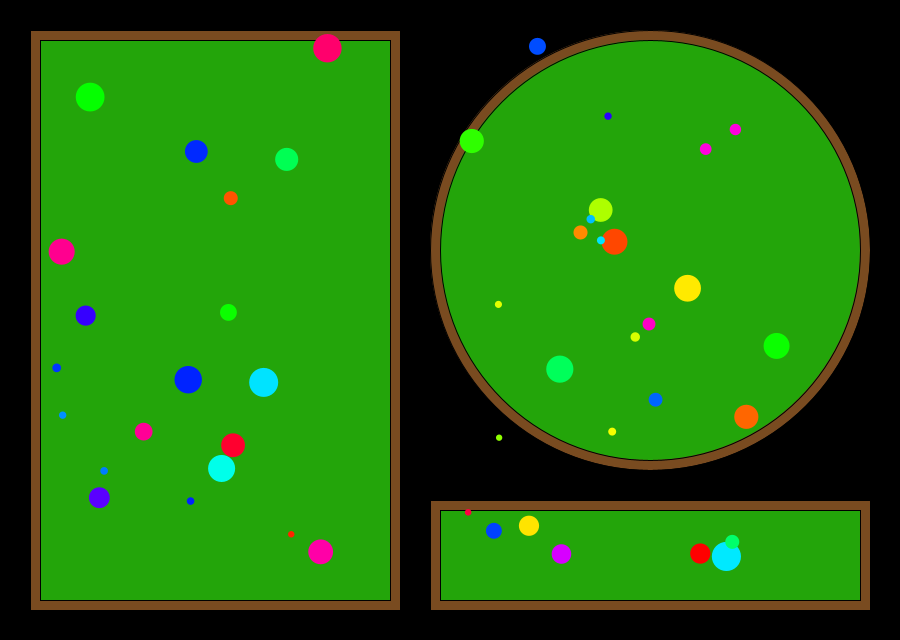
Frame 1 (no input)
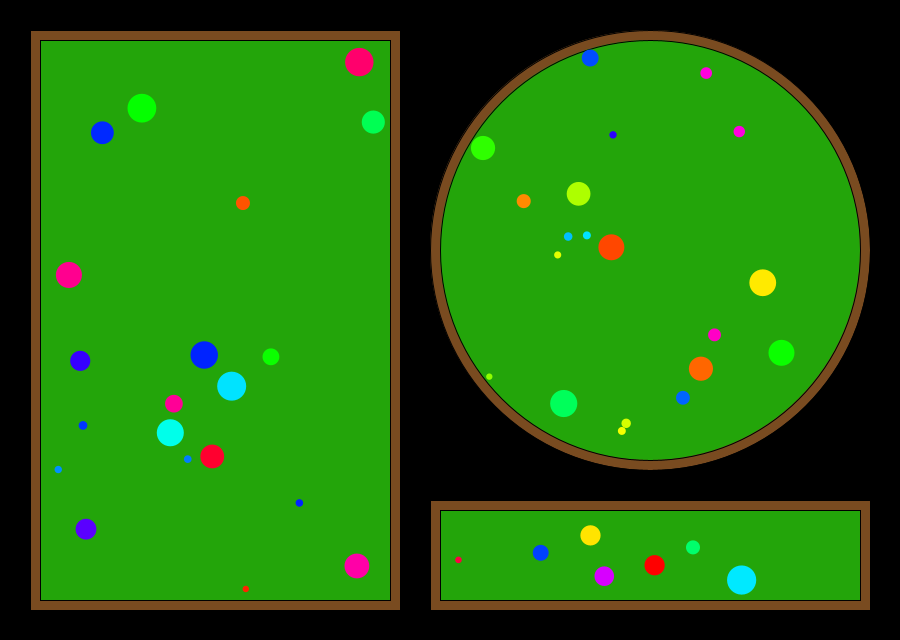
Frame 60 (the mouse pressed at the canvas centre just before this capture)
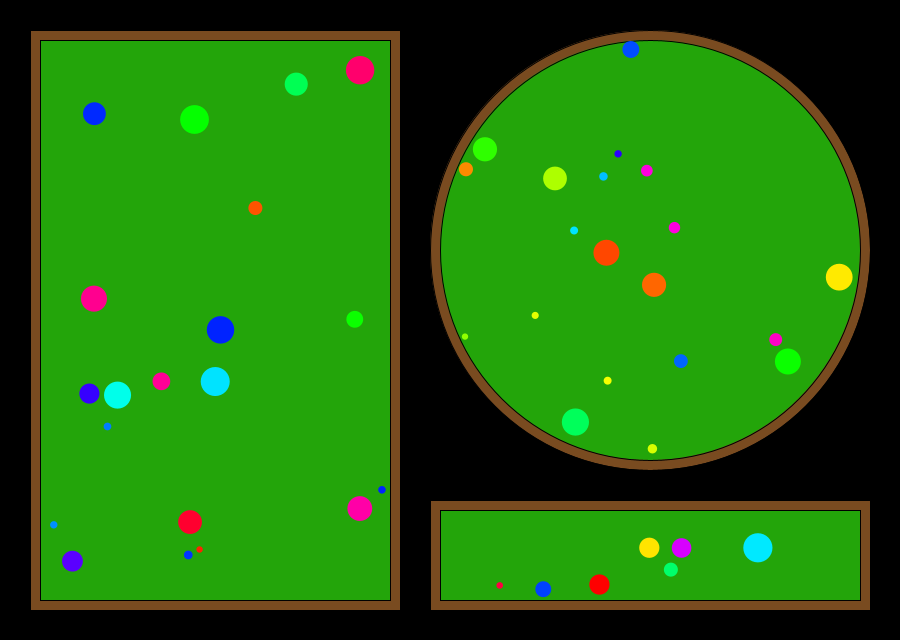
Frame 120 (the mouse held since frame 60 and released just before this capture)

The Processing sketch that drew these frames (run headless with seeded random() and noise(); from frame 60 on, the mouse is pressed at the canvas centre):

// Processing sketch: BilliardBalls
// ── BilliardBalls.pde
Board board1;
Board board2;
Board[] boards;
float ts = 0.2;
int frame_rate = round(30/ts);

void setup() {
  size(900, 640);
  frameRate(frame_rate);
  colorMode(HSB);
  boards = new Board[1];
  //boards[0] = new CircleBoard(2, width/2, height/2, 300);
  //boards[0] = new RectangularBoard(50, width, height, 0, 0);
  createBoards();
}

void createBoards() {
  int raioC = 250;
  boards = new Board[3];
  boards[0] = new CircleBoard(20, width-raioC, raioC, raioC);
  boards[1] = new RectangularBoard(20, width - 2*raioC + Board.margem, 640, 0, 0);
  boards[2] = new RectangularBoard(7, 2*raioC, height - 2*raioC + Board.margem, width-2*raioC, 2*raioC - Board.margem);
}

void draw() {
  //println(frameRate);
  background(0);
  for (Board b : boards) {
    if (b != null) {
      b.display();
      b.update();
    }
  }
}

// ── Ball.pde
class Ball {
  //private float maxSpeed = 15;
  private PVector pos;
  private PVector vel;
  private PVector acc;
  final float radius;
  final float mass;
  color cor;

  Ball(PVector p, PVector v, float r) {
    if (r > 15) r = 15;
    if (r < 2) r = 2;
    mass = PI*r*r;
    pos = p;
    vel = v;
    acc = new PVector(0, 0);
    cor = color(floor(random(255)), 255, 255);
    radius = r;
  }

  Ball(PVector p, PVector v) {
    mass = 25*PI;
    radius = 5;
    pos = p;
    vel = v;
    acc = new PVector(0, 0);
    cor = color(floor(random(255)), 255, 255);
  }

  Ball(Ball b) {
    pos = b.getPos();
    vel = b.getVel();
    acc = b.getAcc();
    radius = b.radius;
    mass = b.mass;
    cor = b.cor;
  }

  Ball copy() {
    return new Ball(this);
  }

  void update() {
    pos.add(getVel().mult(ts));
    vel.add(getAcc().mult(ts));
  }

  void display() {
    pushStyle();
    noStroke();
    fill(cor);
    circle(pos.x, pos.y, radius*2);
    popStyle();
  }

  PVector getPos() {
    return pos.copy();
  }

  PVector getVel() {
    return vel.copy();
  }

  PVector getAcc() {
    return  acc.copy();
  }

  void setPos(PVector p) {
    pos.set(p);
  }

  void setVel(PVector v) {
    vel.set(v);
    //if (vel.mag() > maxSpeed) vel.setMag(maxSpeed);
  }

  void setAcc(PVector a) {
    acc.set(a);
  }
}

// ── Board.pde
abstract class Board { 
  PShape board;
  static final int margem = 30;
  static final int espessura = 10;

  Ball[] balls;

  Board() {
  }
  
  
  public void display() {
    shape(board);
    for (Ball b : balls)
      b.display();
  }


  public void update() {
    moveBalls();
    colideBalls();
    colideBoundaries();
  }

  private void moveBalls() {
    for (Ball b : balls) {
      b.update();
    }
  }

  void colideBalls() {
    for (int i=0; i<balls.length-1; i++) {
      for (int j=i+1; j<balls.length; j++) {
        PVector pi = balls[i].getPos();    
        PVector pj = balls[j].getPos();

        if (PVector.dist(pj, pi) < balls[i].radius+balls[j].radius) {
          Colisions.ballCololision(balls[i], balls[j]);
        }
      }
    }
  }

  //classes filhos devem implementar!!
  abstract void createBoard();
  abstract void createBalls();
  abstract void colideBoundaries();
}

// ── CircleBoard.pde
class CircleBoard extends Board {
  int nBalls;
  private int radius;
  private int x;
  private int y;

  CircleBoard(int n, int x_, int y_, int r) {
    nBalls = n;
    radius = r;
    x = x_;
    y = y_;
    
    
    createBoard();
    createBalls();
  }

  void createBoard() {
    board = createShape(GROUP);
    PShape t = createShape(ELLIPSE, x, y, 2*(radius-margem), 2*(radius-margem));
    t.setFill(#794B20);
    board.addChild(t);

    t = createShape(ELLIPSE, x, y, 2*(radius-margem-espessura), 2*(radius-margem-espessura));
    t.setFill(#23A50A);
    board.addChild(t);
  }

  void createBalls() {
    balls = new Ball[nBalls];
    for (int i=0; i<nBalls; i++) {
      float x_ = x + random(-(radius-margem-espessura-20), radius-margem-espessura-20);
      float y_ = y + random(-(radius-margem-espessura), radius-margem-espessura);
      PVector p = new PVector(x_, y_);
      PVector v = PVector.random2D().mult(random(10));

      balls[i] = new Ball(p, v, random(3, 15));
    }
  }

  void colideBoundaries() {
    for (Ball b : balls) {
      PVector p = b.getPos();
      if (p.dist(new PVector(x, y)) > radius-margem-espessura-b.radius) {
        PVector boardNorm = new PVector(x-p.x, y-p.y);
        PVector boardPos = new PVector(x, y).sub(boardNorm.copy().setMag(radius-margem-espessura));
        Colisions.boardColision(b, boardNorm, boardPos);
      }
    }
  }
}

// ── Colisions.pde
static class Colisions { //<>//
  static void boardColision(Ball ball, PVector boardNormal, PVector boardPosition) {
    boardNormal.setMag(1);

    PVector deltaP = boardNormal.copy().mult(ball.radius);
    PVector p = boardPosition.copy().add(deltaP);

    PVector v = ball.getVel();
    PVector deltaV = boardNormal.mult(2 * v.dot(boardNormal));
    v.sub(deltaV);


    //println("\nAntes:");
    //printEnergy(ball);
    //printMomentum(ball);
    ball.setPos(p);
    ball.setVel(v);
    //println("\nDepois:");
    //printEnergy(ball);
    //printMomentum(ball);
  }

  static void  ballCololision(Ball b1, Ball b2) {
    PVector normal = b2.getPos().sub(b1.getPos()).normalize();  
    PVector tangent = new PVector(-normal.y, normal.x);

    float v1n = b1.getVel().dot(normal);
    float v2n = b2.getVel().dot(normal);
    float v1t = b1.getVel().dot(tangent);
    float v2t = b2.getVel().dot(tangent);
    float m1 = b1.mass;
    float m2 = b2.mass;

    float v1f = ((m1 - m2)*v1n + 2*m2*v2n)/(m1 + m2);
    float v2f = ((m2 - m1)*v2n + 2*m1*v1n)/(m1 + m2);

    PVector v_1 = normal.copy().setMag(v1f).add(tangent.copy().setMag(v1t));
    PVector v_2 = normal.copy().setMag(v2f).add(tangent.copy().setMag(v2t));

    float displace = b1.radius + b2.radius - b2.getPos().sub(b1.getPos()).mag();
    PVector x_1 = b1.getPos().copy().sub(normal.setMag(displace/2)); 
    PVector x_2 = b2.getPos().copy().add(normal.setMag(displace/2)); 

    //println("\nAntes:");
    //printEnergy(b1, b2);
    //printMomentum(b1, b2);
    b1.setPos(x_1);
    b2.setPos(x_2);
    b1.setVel(v_1);
    b2.setVel(v_2);
    //println("\nDepois:");
    //printEnergy(b1, b2);
    //printMomentum(b1, b2);
  }

  static void printEnergy(Ball b1, Ball b2) {
    float energy = 0.5*b1.mass*b1.getVel().mag()*b1.getVel().mag() + 0.5*b2.mass*b2.getVel().mag()*b2.getVel().mag();
    println("Cinética: " + nfc(energy, 2));
  }

  static void printMomentum(Ball b1, Ball b2) {
    float momentum = b1.mass*b1.getVel().mag() + b2.mass*b2.getVel().mag();
    println("Momento: " + nfc(momentum, 2));
  }

  static void printEnergy(Ball b1) {
    float energy = 0.5*b1.mass*b1.getVel().mag()*b1.getVel().mag();
    println("Cinética: " + nfc(energy, 2));
  }

  static void printMomentum(Ball b1) {
    float momentum = b1.mass*b1.getVel().mag();
    println("Momento: " + nfc(momentum, 2));
  }
}

// ── RectangularBoard.pde
class RectangularBoard extends Board {
  int nBalls;
  private int width;
  private int height;
  private int x;
  private int y;

  RectangularBoard(int n, int w, int h, int x_, int y_) {
    nBalls = n;
    width = w;
    height = h;
    x = x_;
    y = y_;
    
    createBoard();
    createBalls();
    
    //balls = new Ball[2];
    //balls[0] = new Ball(new PVector(300, 420), new PVector(0, -3), 8);
    //balls[1] = new Ball(new PVector(300, 500), new PVector(0, -4), 10);
  }

  void createBoard() {
    board = createShape(GROUP);
    PShape t = createShape(RECT, x+margem, y+margem, width-2*margem, height-2*margem);
    t.setFill(#794B20);
    board.addChild(t);

    t = createShape(RECT, x+margem+espessura, y+margem+espessura, width-2*(margem+espessura), height-2*(margem+espessura));
    t.setFill(#23A50A);
    board.addChild(t);
  }

  void createBalls() {
    balls = new Ball[nBalls];
    for (int i=0; i<nBalls; i++) {
      float x_ = random(x+margem+espessura, x+width-2*(margem+espessura));
      float y_ = random(y+margem+espessura, y+height-2*(margem+espessura));
      PVector p = new PVector(x_, y_);
      PVector v = PVector.random2D().mult(random(10));

      balls[i] = new Ball(p, v, random(3, 15));
    }
  }

  void colideBoundaries() {
    for (Ball b : balls) {
      PVector p = b.getPos();

      if (p.x > x+width-(margem+espessura)-b.radius) {
        PVector boardPos = new PVector(x+width-(margem+espessura), p.y);
        Colisions.boardColision(b, new PVector(-1, 0), boardPos);
      }
      if (p.x < x+margem+espessura+b.radius) {
        PVector boardPos = new PVector(x+margem+espessura, p.y);
        Colisions.boardColision(b, new PVector(1, 0), boardPos);
      }
      if (p.y > y+height-(margem+espessura)-b.radius) {
        PVector boardPos = new PVector(p.x, y+height-(margem+espessura));
        Colisions.boardColision(b, new PVector(0, -1), boardPos);
      }
      if (p.y < y+margem+espessura+b.radius) {
        PVector boardPos = new PVector(p.x, y+margem+espessura);
        Colisions.boardColision(b, new PVector(0, 1), boardPos);
      }
    }
  }
}
